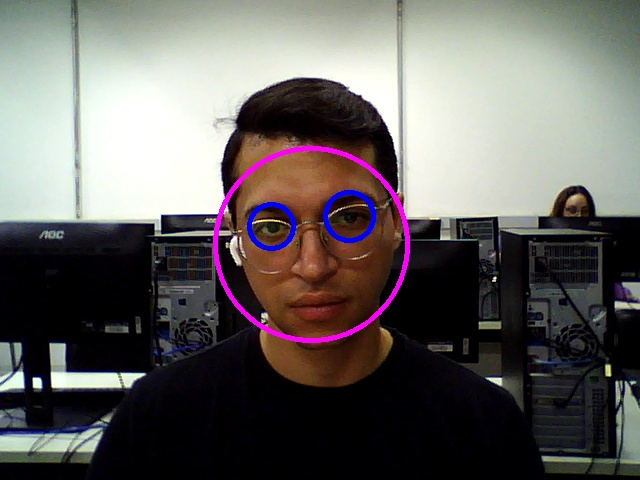
//> input picture Relatorio_Lab07/ex.2/output_detected.jpg, 640 x 480 px
$ ./objectDetection ../ex.2/output_detected.jpg   (built with g++ and OpenCV 4)
//> lines starting //> are read from the running program, lines starting //| are printed output that depends on the picture; after the words box and inside, x2 and y2 are one past the last pixel; in counts of white or black regions, pixels touching at a corner belong together
//> further down, frame is the input picture: 480 rows x 640 cols, CV_8UC3; mean B, G, R 96.3, 98.5, 102.2
#include "opencv2/objdetect.hpp"
#include "opencv2/highgui.hpp"
#include "opencv2/imgproc.hpp"
#include <iostream>

using namespace std;
using namespace cv;

/** Função para detectar e exibir rostos e olhos */
void detectAndDisplay(Mat& frame, CascadeClassifier& face_cascade, CascadeClassifier& eyes_cascade) {
    Mat frame_gray;
    cvtColor(frame, frame_gray, COLOR_BGR2GRAY);
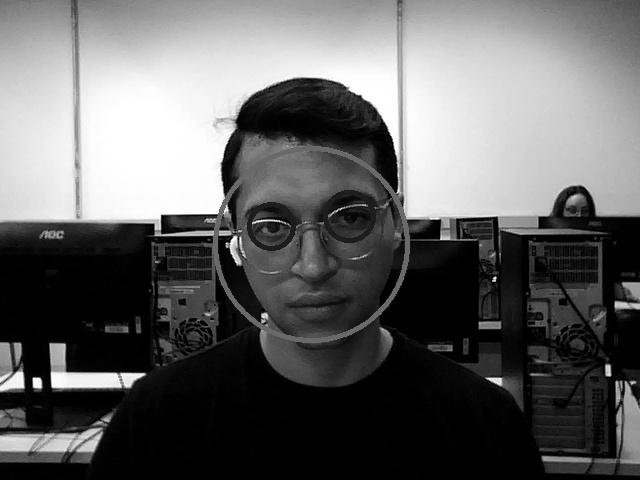
//> frame_gray: 480 rows x 640 cols, CV_8UC1; min 0, max 255, mean 99.4
    equalizeHist(frame_gray, frame_gray);
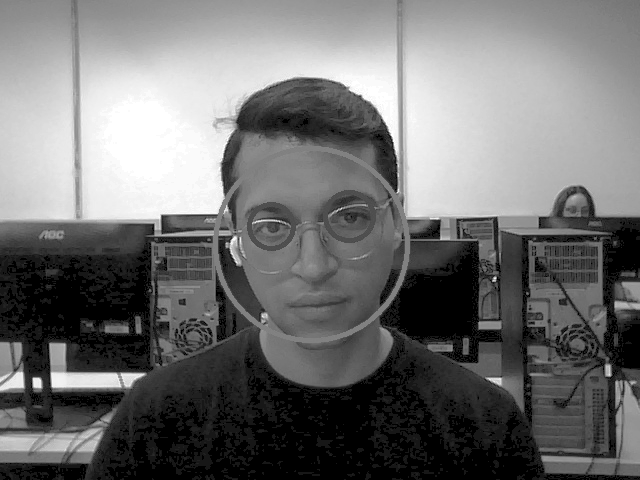
//> frame_gray: 480 rows x 640 cols, CV_8UC1; min 0, max 255, mean 112.1

    // Detectar rostos
    vector<Rect> faces;
    face_cascade.detectMultiScale(frame_gray, faces);
//> faces = 1 Rect (x, y, width, height): [215, 147, 197, 197]

    for (size_t i = 0; i < faces.size(); i++) {
        Point center(faces[i].x + faces[i].width / 2, faces[i].y + faces[i].height / 2);
        ellipse(frame, center, Size(faces[i].width / 2, faces[i].height / 2), 0, 0, 360, Scalar(255, 0, 255), 4);

        Mat faceROI = frame_gray(faces[i]);

        // Detectar olhos dentro do rosto
        vector<Rect> eyes;
        eyes_cascade.detectMultiScale(faceROI, eyes);

        for (size_t j = 0; j < eyes.size(); j++) {
            Point eye_center(faces[i].x + eyes[j].x + eyes[j].width / 2,
                             faces[i].y + eyes[j].y + eyes[j].height / 2);
            int radius = cvRound((eyes[j].width + eyes[j].height) * 0.25);
            circle(frame, eye_center, radius, Scalar(255, 0, 0), 4);
        }
    }
//> this loop made 1 pass
//> center on pass 1: Point(313, 245)
//> pass 1, in detectAndDisplay, `Mat faceROI = frame_gray(faces[i]);`:
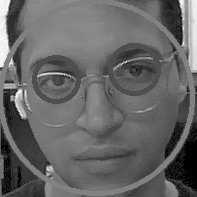
//> faceROI: 197 rows x 197 cols, CV_8UC1; min 0, max 255, mean 101.7
//> after the loop:
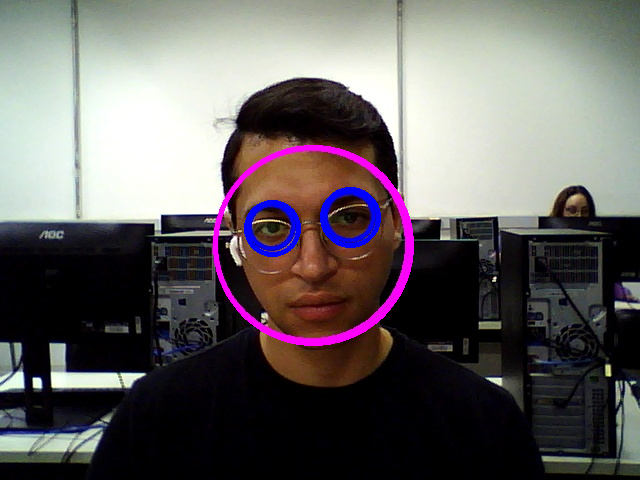
//> frame: 480 rows x 640 cols, CV_8UC3; 1.51% of pixels changed, all inside (x1, y1, x2, y2) = (213, 145, 414, 346)

    // Exibir a imagem processada
    imshow("Detecção de Rostos e Olhos", frame);
}

int main(int argc, char** argv) {
    if (argc != 2) {
        cout << "Uso: " << argv[0] << " <caminho_para_imagem>" << endl;
        return -1;
    }

    // Caminho da imagem fornecido pelo usuário
    string image_path = argv[1];

    // Carregar a imagem
    Mat frame = imread(image_path); // Declaração correta da variável 'frame'
    if (frame.empty()) {
        cout << "--(!) Não foi possível abrir a imagem: " << image_path << endl;
        return -1;
    }

    // Carregar os classificadores Haarcascade
    CascadeClassifier face_cascade;
    CascadeClassifier eyes_cascade;

    string face_cascade_name = "haarcascade_frontalface_default.xml";
    string eyes_cascade_name = "haarcascade_eye_tree_eyeglasses.xml";

    if (!face_cascade.load(face_cascade_name)) {
        cout << "--(!) Erro ao carregar o modelo XML de rosto: " << face_cascade_name << endl;
        return -1;
    }
    if (!eyes_cascade.load(eyes_cascade_name)) {
        cout << "--(!) Erro ao carregar o modelo XML de olhos: " << eyes_cascade_name << endl;
        return -1;
    }

    // Processar a imagem
    detectAndDisplay(frame, face_cascade, eyes_cascade);

    // Salvar a imagem ao pressionar 'S'
    char key = (char)waitKey(0); // Espera por uma tecla pressionada
//> the space key is pressed
    if (key == 's' || key == 'S') {
        string output_filename = "output_detected.jpg"; // Nome do arquivo de saída
        imwrite(output_filename, frame);               // Salvar a imagem processada
        cout << "Imagem salva como: " << output_filename << endl;
    }

    return 0;
}
